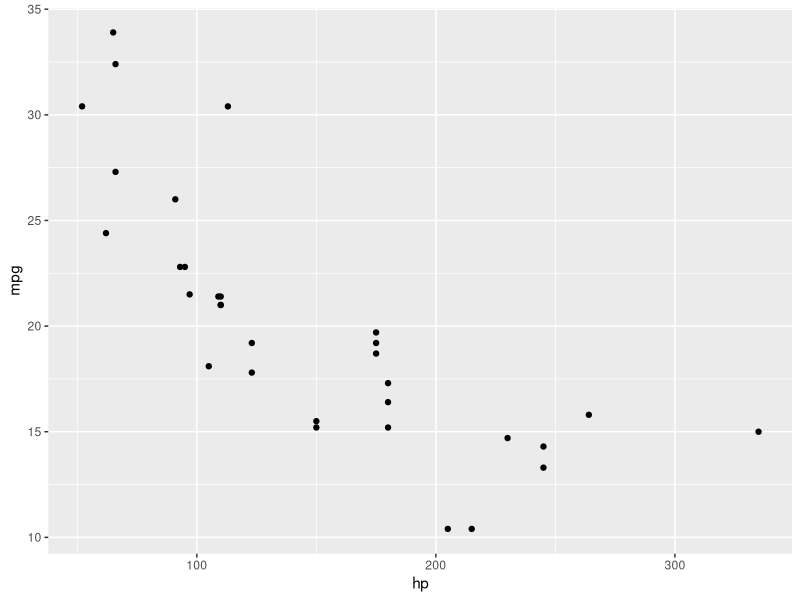
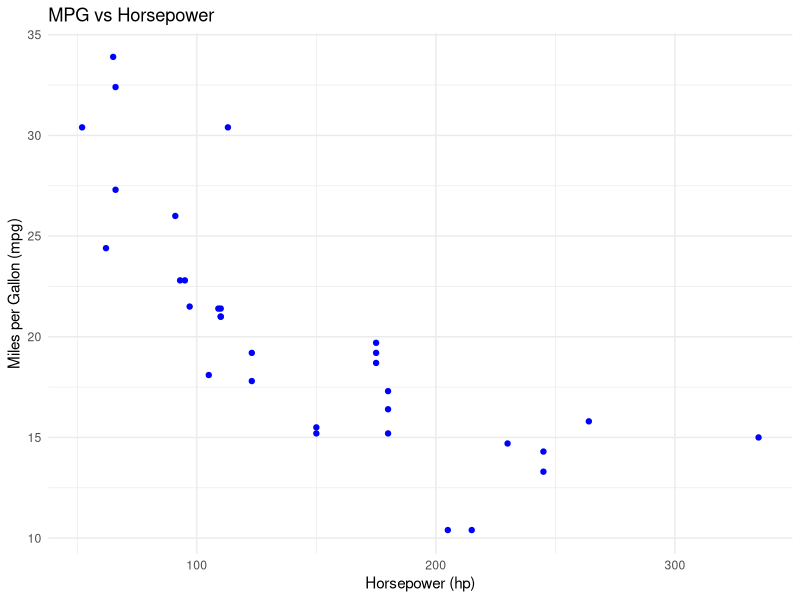
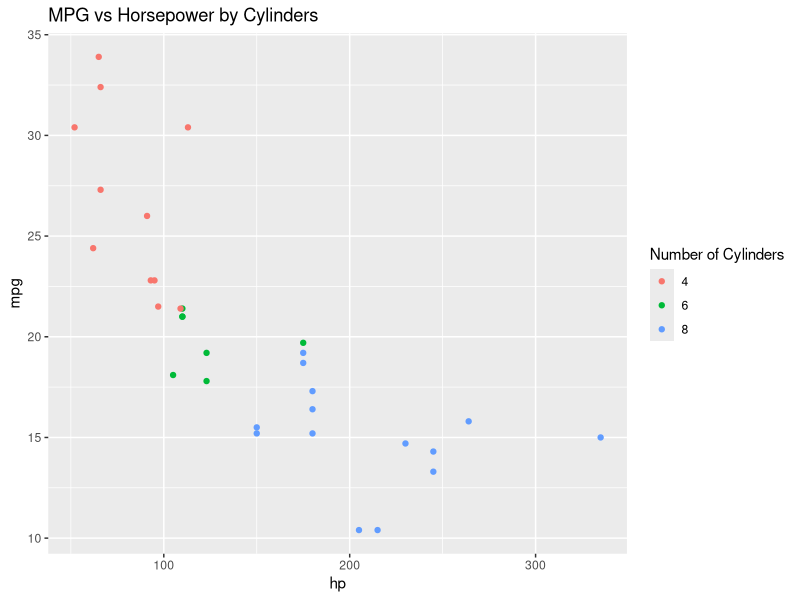
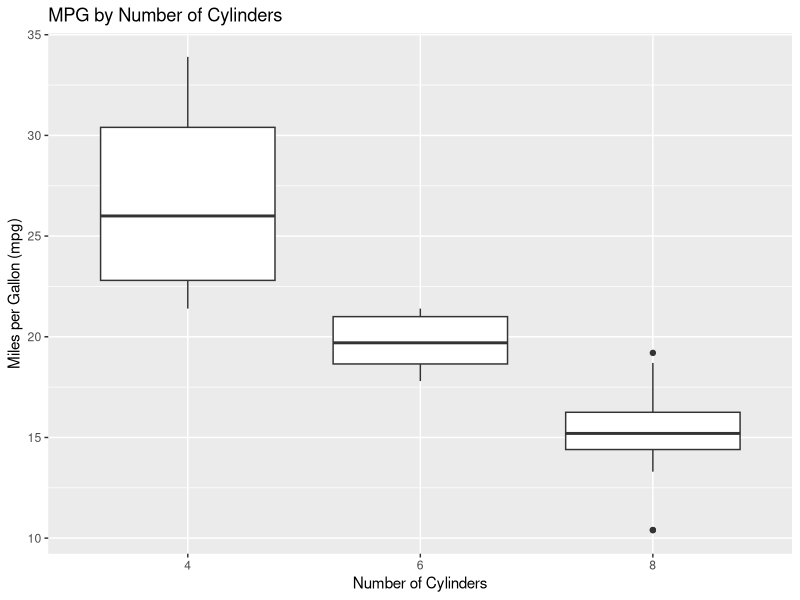

The R script that drew these images, in order:
## ---- chunk 1
knitr::opts_chunk$set(echo = TRUE)
## ---- chunk 2
# Load the dplyr package
library(dplyr)
## ---- chunk 3
# create dataframe and show the first twp rows
cbind("col1"=c("a","b","c", "d"), "col2"=1:4) %>% 
  as.data.frame() %>% head(2)
## ---- chunk 4
# Select only the 'mpg' (miles per gallon) and 'hp' (horsepower) columns from mtcars
selected_data <- mtcars %>% 
  select(mpg, hp)

# View the selected data
head(selected_data)
## ---- chunk 5
# Filter rows where horsepower is greater than 150
mtcars %>% 
  filter(hp > 150) %>% 
  head()
# NOTE: this time we did not save the variable
## ---- chunk 6
# Summarize the average mpg by the number of cylinders
summary_data <- mtcars %>%
  group_by(cyl) %>% 
  summarize(avg_mpg = mean(mpg))

# View the summary data
summary_data
## ---- chunk 7
# create new column for kilometers per liter from mpg
mtcars %>% 
  mutate(km_l = round(mpg / 2.352, 1) ) %>% # conversion factor
  select(mpg, km_l) %>% head(4)
## ---- chunk 8
# Load the ggplot2 package
library(ggplot2)
## ---- chunk 9
# Scatter plot of mpg vs. hp
ggplot(mtcars, aes(x = hp, y = mpg)) + 
  geom_point()
## ---- chunk 10
# plot with titles and customized appearance
mtcars %>% # dplyr chaining
  ggplot(aes(x = hp, y = mpg)) + # ggplot chaining 
  geom_point(color = "blue") + 
  labs(title = "MPG vs Horsepower",
       x = "Horsepower (hp)",
       y = "Miles per Gallon (mpg)") +
  theme_minimal()
## ---- chunk 11
# Scatter plot with points colored by 'cyl'
ggplot(mtcars, aes(x = hp, y = mpg, color = factor(cyl))) + 
  geom_point() +
  labs(title = "MPG vs Horsepower by Cylinders",
       color = "Number of Cylinders")
## ---- chunk 12
# Boxplot of mpg by cyl
ggplot(mtcars, aes(x = factor(cyl), y = mpg)) + 
  geom_boxplot() + 
  labs(title = "MPG by Number of Cylinders",
       x = "Number of Cylinders",
       y = "Miles per Gallon (mpg)")
## ---- chunk 13
# xreate a sample data frame of average temperatures for each month
temp_data <- data.frame(
  Location = c("Location1", "Location2"),
  Jan = c(30, 25),
  Feb = c(32, 28),
  Mar = c(40, 35)
)

print(temp_data)

# reshape from wide to long format
long_temp_data <- reshape(temp_data, 
                          varying = c("Jan", "Feb", "Mar"),
                          v.names = "Temperature",
                          timevar = "Month",
                          times = c("Jan", "Feb", "Mar"),
                          direction = "long")
print(long_temp_data)
## ---- chunk 14
# Load libraries
# library(dplyr) # load if needed
# install.packages("tidyr") # if not already installed
library(tidyr)
## ---- chunk 15
# Wide format data
data_wide <- tibble(
  id = 1:3,
  name = c("John", "Alice", "Bob"),
  score_math = c(95, 88, 92),
  score_english = c(85, 90, 89)
)
# View data
print(data_wide)
## ---- chunk 16
# Pivot the wide data to long format
data_long <- data_wide %>%
  pivot_longer(cols = starts_with("score"),
               names_to = "subject",
               values_to = "score")

# View the long data
print(data_long)
## ---- chunk 17
# Pivot the long data back to wide format
data_wide_again <- data_long %>%
  pivot_wider(names_from = "subject", values_from = "score")

# View the wide data
print(data_wide_again)
## ---- chunk 18
# secondary dataset
data_info <- tibble(
  id = c(1, 2, 3, 4),
  age = c(20, 25, 22, 26),
  grade = c("A", "B", "A", "C")
)

# View data
print(data_info)
## ---- chunk 19
# Left join data_wide with data_info based on 'id'
data_left_joined <- data_wide %>%
  left_join(data_info, by = "id")

# View the result of the left join
print(data_left_joined)
## ---- chunk 20
# Full join data_wide with data_info based on 'id'
data_full_joined <- data_wide %>%
  full_join(data_info, by = "id")

# View the result of the full join
print(data_full_joined)
